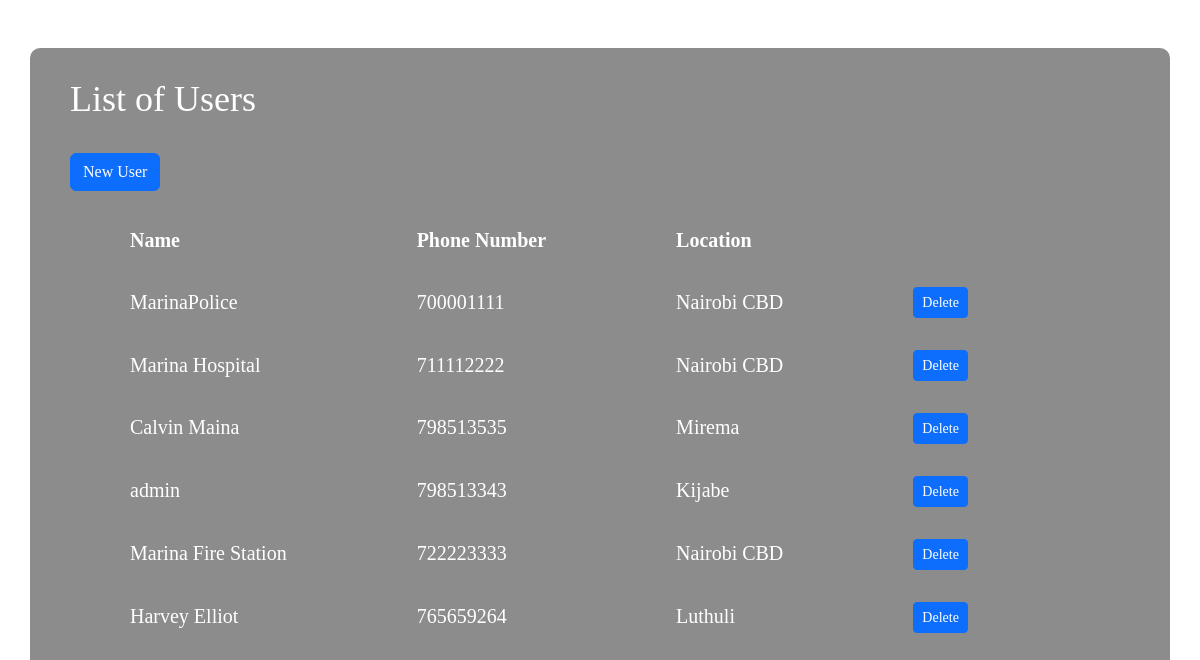
The page /users.php on the database its author committed.
### tables this page shows
CREATE TABLE `users` (
  `user_id` varchar(8) NOT NULL,
  `user_name` text NOT NULL,
  `user_password` varchar(20) NOT NULL,
  `user_phonenumber` int(11) NOT NULL,
  `user_location` text NOT NULL
);

### users.php (the view, shortened to what this page needs)
<!DOCTYPE html>
<html lang="en">
<head>
  <link rel="stylesheet" href="	https://cdn.jsdelivr.net/npm/bootstrap@5.3.3/dist/css/bootstrap.min.css">
</head>
<body>
  <div class="container my-5">
    <h2>List of Users</h2>
    <br>
      <a class="btn btn-primary" href="add_user.html" role="button">New User</a>
      <br><br>
      <table>
        <thead>
          <tr>
            <th>Name</th>
            <th>Phone Number</th>
            <th>Location</th>
          </tr>
        </thead>
        <tbody>
          <?php
          $servername = "localhost";
          $username = "root";
          $password = "";
          $database = "emergencysystem";
          $conn = new mysqli($servername, $username, $password, $database);
          $sql = "SELECT * FROM users";
          $result = $conn->query($sql);
          while($row = $result->fetch_assoc()) {
            echo "
            <tr>
              <td>$row[user_name]</td>
              <td>$row[user_phonenumber]</td>
              <td>$row[user_location]</td>
              <td>
                <a class='btn btn-primary btn-sm' href='name=$row[user_name]'>Delete</a>
              </td>
            </tr>
            ";
          }
          ?>
        </tbody>
      </table>
    </div>
</body>
</html>

### users.php (style rules this page uses)
* { margin: 0; padding: 0; box-sizing: border-box; font-family: cursive; }
body { display: flex; justify-content: center; align-items: center; min-height: 100vh; background: url('pics/login/BG1.jpg') no-repeat; background-size: cover; background-position: center; }
.container { width: 2000px; height: 1000px; background: #8c8c8c; color: #ffffff; border-radius: 10px; padding: 30px 40px; }
.container h2 { font-size: 36px; text-align: left; }
.container table { font-size: 20px; text-align: left; padding: 20px 45px 20px 20px; }
.container th { font-size: 20px; text-align: left; padding: 10px 70px 20px 60px; }
.container td { font-size: 20px; text-align: left; padding: 10px 70px 20px 60px; }

### rows shown on the page
users: user_name "MarinaPolice", user_phonenumber "700001111", user_location "Nairobi CBD"
users: user_name "Marina Hospital", user_phonenumber "711112222", user_location "Nairobi CBD"
users: user_name "Calvin Maina", user_phonenumber "798513535", user_location "Mirema"
users: user_name "admin", user_phonenumber "798513343", user_location "Kijabe"
users: user_name "Marina Fire Station", user_phonenumber "722223333", user_location "Nairobi CBD"
users: user_name "Harvey Elliot", user_phonenumber "765659264", user_location "Luthuli"
